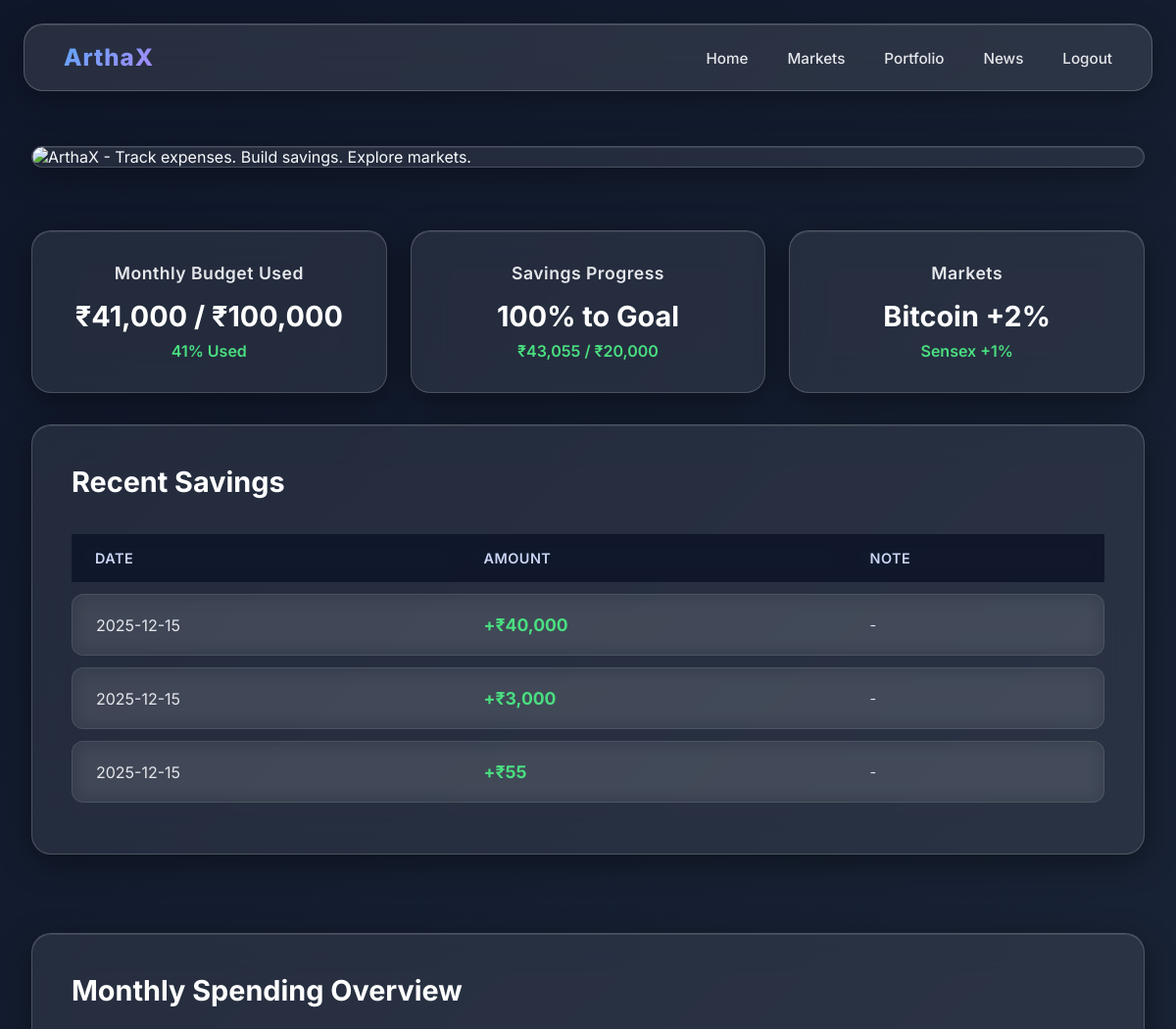
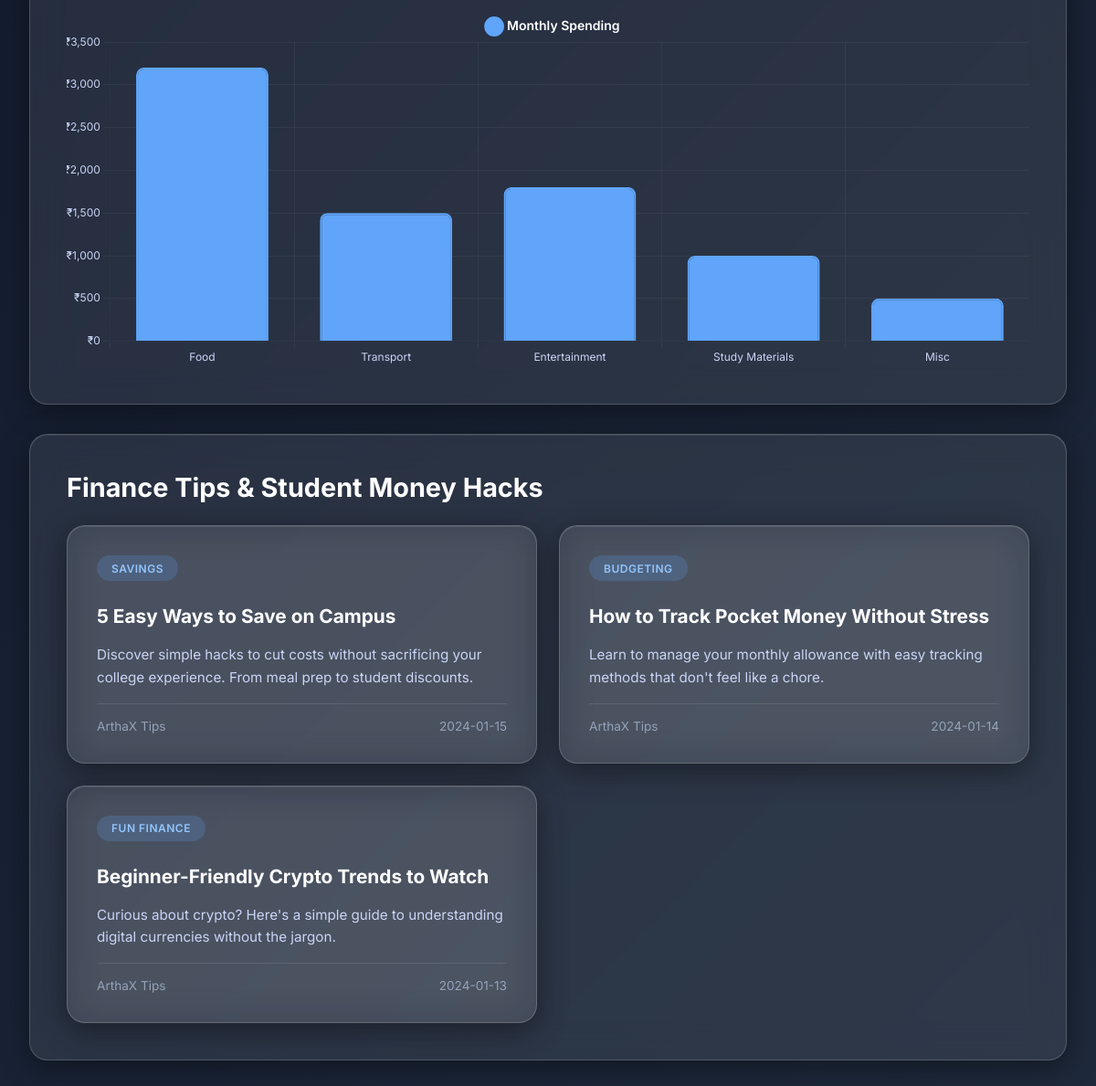
The page / (signed in) on the database its author committed (2 pictures, top to bottom).
### models.py (models this page shows, shortened)
class UserProfile(db.Model):
    __tablename__ = 'user_profiles'
    id = db.Column(db.Integer, primary_key=True)
    user_id = db.Column(db.Integer, db.ForeignKey('users.id'), unique=True, nullable=False)
    monthly_income = db.Column(db.Float, nullable=False)
    savings_goal = db.Column(db.Float, nullable=False)
    current_savings = db.Column(db.Float, default=0.0)
    created_at = db.Column(db.DateTime, default=datetime.utcnow)
    updated_at = db.Column(db.DateTime, default=datetime.utcnow, onupdate=datetime.utcnow)

class Saving(db.Model):
    __tablename__ = 'savings'
    id = db.Column(db.Integer, primary_key=True)
    user_id = db.Column(db.Integer, db.ForeignKey('users.id'), nullable=False)
    date = db.Column(db.Date, nullable=False)
    amount = db.Column(db.Float, nullable=False)
    note = db.Column(db.String(255))
    created_at = db.Column(db.DateTime, default=datetime.utcnow)
    def to_dict(self):
        return {
            'id': self.id,
            'date': self.date.strftime('%Y-%m-%d'),
            'amount': self.amount,
            'note': self.note
        }

### app.py (the view, shortened to what this page needs)
@app.route('/')
def home():
    data = load_data()
    if current_user.is_authenticated:
        financial_data = calculate_financial_data(current_user)
        if financial_data:
            return render_template('home.html',
                                 financial_data=financial_data,
                                 chart_data=data['studentChartData'],
                                 student_tips=data['studentTips'][:3],
                                 markets=data['markets'],
                                 is_authenticated=True)

### app.py (called while the page is built)
@login_manager.user_loader
def load_user(user_id):
    return User.query.get(int(user_id))

def load_data():
    data_path = os.path.join(os.path.dirname(__file__), 'data', 'dummy_data.json')
    with open(data_path, 'r') as f:
        return json.load(f)

### models.py (called while the page is built)
    def to_dict(self):
        return {
            'id': self.id,
            'date': self.date.strftime('%Y-%m-%d'),
            'category': self.category,
            'amount': self.amount,
            'note': self.note
        }

### templates/home.html (shortened to what this page needs)
{% extends "base.html" %}
{% block content %}
<main class="dashboard">
  <section class="glass hero-image-container">
    <img src="{{ url_for('static', filename='images/arthax-hero.png') }}" alt="ArthaX - Track expenses. Build savings. Explore markets." class="hero-image">
  </section>
  <section class="market-row">
    {% if is_authenticated and financial_data %}
    <div class="glass market-card">
      <h3>Monthly Budget Used</h3>
      <div class="price">₹{{ "{:,.0f}".format(financial_data.total_spent) }} / ₹{{ "{:,.0f}".format(financial_data.monthly_budget) }}</div>
      <div class="change {% if financial_data.budget_used_percent <= 80 %}positive{% else %}negative{% endif %}">
        {{ "{:.0f}".format(financial_data.budget_used_percent) }}% Used
      </div>
    </div>
    <div class="glass market-card">
      <h3>Savings Progress</h3>
      <div class="price">{{ "{:.0f}".format(financial_data.savings_progress) }}% to Goal</div>
      <div class="change positive">
        ₹{{ "{:,.0f}".format(financial_data.total_savings) }} / ₹{{ "{:,.0f}".format(financial_data.profile.savings_goal) }}
      </div>
    </div>
    <div class="glass market-card">
      <h3>Markets</h3>
      <div class="price">Bitcoin +2%</div>
      <div class="change positive">
        Sensex +1%
      </div>
    </div>
    {% endif %}
  </section>
  {% if is_authenticated and financial_data %}
  {% if financial_data.savings %}
  <div class="glass expenses-section" style="margin-bottom: 2rem;">
    <h2>Recent Savings</h2>
    <div class="table-container">
      <table class="expenses-table">
        <thead>
          <tr>
            <th>Date</th>
            <th>Amount</th>
            <th>Note</th>
          </tr>
        </thead>
        <tbody id="savingsTableBody">
          {% for saving in financial_data.savings %}
          <tr>
            <td>{{ saving.date }}</td>
            <td class="expense-amount" style="color: #4ade80;">+₹{{ "{:,.0f}".format(saving.amount) }}</td>
            <td class="expense-note">{{ saving.note or "-" }}</td>
          </tr>
          {% endfor %}
        </tbody>
      </table>
    </div>
  </div>
  {% endif %}
  {% endif %}
  <section class="glass chart-card">
    <h2>Monthly Spending Overview</h2>
    <canvas id="marketChart"></canvas>
  </section>
  <section class="glass" style="padding: 2.5rem;">
    <h2 style="font-size: 1.8rem; font-weight: 700; margin-bottom: 1.5rem; color: #ffffff;">Finance Tips & Student Money Hacks</h2>
    <div class="news-container">
      {% for tip in student_tips %}
      <div class="glass news-card">
        <span class="category">{{ tip.category }}</span>
        <h3>{{ tip.title }}</h3>
        <p class="summary">{{ tip.summary }}</p>
        <div class="meta">
          <span>ArthaX Tips</span>
          <span>{{ tip.date }}</span>
        </div>
      </div>
      {% endfor %}
    </div>
  </section>
</main>
<script>
  // Chart data from backend - make it globally accessible
  window.chartData = {{ chart_data | tojson }};
</script>
{% endblock %}

### static/css/style.css (style rules this page uses)
* { margin: 0; padding: 0; box-sizing: border-box; }
body { margin: 0; font-family: 'Inter', sans-serif; min-height: 100vh; background: linear-gradient( 135deg, #0f172a 0%, #1e293b 25%, #0f172a 50%, #020617 75%, #0f172a 100% ); background-size: 400% 400%; animation: gradientShift 15s ease infinite; color: #f8fafc; overflow-x: hidden; }
.glass { background: rgba(255, 255, 255, 0.08); backdrop-filter: blur(20px); -webkit-backdrop-filter: blur(20px); border-radius: 20px; border: 1px solid rgba(255, 255, 255, 0.18); box-shadow: 0 8px 32px rgba(0, 0, 0, 0.4), inset 0 1px 0 rgba(255, 255, 255, 0.1); transition: all 0.3s cubic-bezier(0.4, 0, 0.2, 1); }
main { padding: 2rem; max-width: 1400px; margin: 0 auto; }
.dashboard { display: flex; flex-direction: column; gap: 2rem; }
.hero-image-container { padding: 0; margin-bottom: 2rem; overflow: hidden; display: flex; align-items: center; justify-content: center; }
.hero-image { width: 100%; height: auto; display: block; border-radius: 20px; object-fit: cover; }
.market-row { display: grid; grid-template-columns: repeat(auto-fit, minmax(280px, 1fr)); gap: 1.5rem; }
.market-card { padding: 2rem; text-align: center; cursor: pointer; }
.market-card h3 { font-size: 1.1rem; font-weight: 600; margin-bottom: 1rem; color: #e5e7eb; letter-spacing: 0.5px; }
.market-card .price { font-size: 1.8rem; font-weight: 700; margin-bottom: 0.5rem; color: #ffffff; }
.market-card .change { font-size: 1rem; font-weight: 600; display: flex; align-items: center; justify-content: center; gap: 0.5rem; }
.positive { color: #4ade80; }
.chart-card { padding: 2.5rem; margin-top: 1rem; }
.chart-card h2 { font-size: 1.8rem; font-weight: 700; margin-bottom: 1.5rem; color: #ffffff; }
canvas { margin-top: 1rem; max-height: 400px; }
.expenses-section { padding: 2.5rem; margin-bottom: 2rem; }
.expenses-section h2 { font-size: 1.8rem; font-weight: 700; color: #ffffff; margin-bottom: 1.5rem; }
.table-container { overflow-x: auto; -webkit-overflow-scrolling: touch; }
.expenses-table { width: 100%; border-collapse: separate; border-spacing: 0 0.75rem; }
.expenses-table thead th { text-align: left; padding: 1rem 1.5rem; font-weight: 600; color: #cbd5f5; font-size: 0.9rem; text-transform: uppercase; letter-spacing: 0.5px; position: sticky; top: 0; background: rgba(15, 23, 42, 0.95); backdrop-filter: blur(10px); z-index: 10; }
.expenses-table tbody tr { background: rgba(255, 255, 255, 0.05); backdrop-filter: blur(10px); border-radius: 12px; transition: all 0.3s ease; cursor: pointer; }
.expenses-table tbody td { padding: 1.25rem 1.5rem; border-top: 1px solid rgba(255, 255, 255, 0.1); border-bottom: 1px solid rgba(255, 255, 255, 0.1); color: #e5e7eb; }
.expenses-table tbody td:first-child { border-left: 1px solid rgba(255, 255, 255, 0.1); border-radius: 12px 0 0 12px; }
.expenses-table tbody td:last-child { border-right: 1px solid rgba(255, 255, 255, 0.1); border-radius: 0 12px 12px 0; }
.expense-amount { font-weight: 700; color: #f87171; font-size: 1.1rem; }
.expense-note { color: #94a3b8; font-size: 0.9rem; }
.news-container { display: grid; grid-template-columns: repeat(auto-fill, minmax(350px, 1fr)); gap: 1.5rem; }
.news-card { padding: 2rem; display: flex; flex-direction: column; gap: 1rem; min-height: 200px; }
.news-card .category { display: inline-block; padding: 0.4rem 1rem; border-radius: 20px; font-size: 0.75rem; font-weight: 600; text-transform: uppercase; letter-spacing: 0.5px; background: rgba(96, 165, 250, 0.2); color: #93c5fd; width: fit-content; }
.news-card h3 { font-size: 1.3rem; font-weight: 700; color: #ffffff; line-height: 1.4; margin-top: 0.5rem; }
.news-card .summary { color: #cbd5f5; line-height: 1.6; font-size: 0.95rem; flex-grow: 1; }
.news-card .meta { display: flex; justify-content: space-between; align-items: center; margin-top: auto; padding-top: 1rem; border-top: 1px solid rgba(255, 255, 255, 0.1); font-size: 0.85rem; color: #94a3b8; }

### rows shown on the page
UserProfile: monthly_budget "100,000", profile.savings_goal "20,000"
Saving: date "2025-12-15", amount "40,000", note "-"
Saving: date "2025-12-15", amount "3,000", note "-"
Saving: date "2025-12-15", amount "55", note "-"

### other values the page prints
{{ "{:,.0f}".format(financial_data.total_spent) }} "41,000"
{{ "{:.0f}".format(financial_data.budget_used_percent) }} "41"
{{ "{:.0f}".format(financial_data.savings_progress) }} "100"
{{ "{:,.0f}".format(financial_data.total_savings) }} "43,055"
{{ tip.category }} "SAVINGS" "BUDGETING" "FUN FINANCE"
{{ tip.title }} "5 Easy Ways to Save on Campus" "How to Track Pocket Money Without Stress" "Beginner-Friendly Crypto Trends to Watch"
{{ tip.summary }} "Discover simple hacks to cut costs without sacrificing your college experience. From meal prep to student discounts." "Learn to manage your monthly allowance with easy tracking methods that don't feel like a chore." "Curious about crypto? Here's a simple guide to understanding digital currencies without the jargon."
{{ tip.date }} "2024-01-15" "2024-01-14" "2024-01-13"
